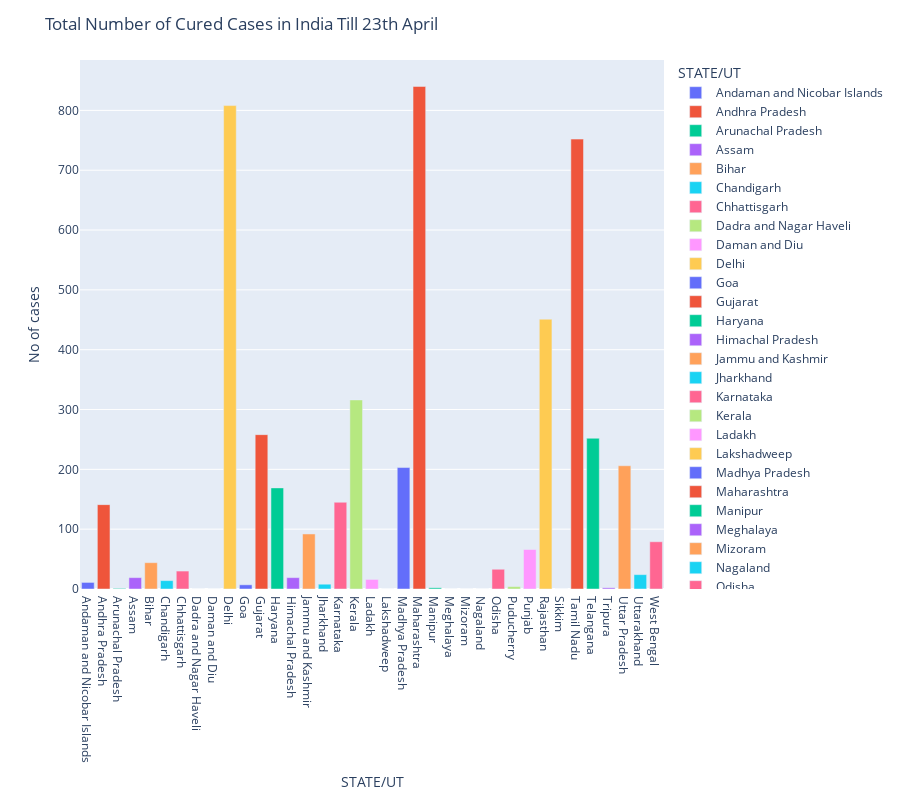

Notebook code cell kept with this figure:
### Code cell
cured_df = recover_df.loc[: , ["STATE/UT", "4/23/2020"]]
cured_df = cured_df[ :-1]
fig = px.bar(cured_df, x="STATE/UT", y="4/23/2020", color="STATE/UT", labels={'4/23/2020':'No of cases'}, height=800)
fig.update_layout(title='Total Number of Cured Cases in India Till 23th April')
fig.show()

### Figure 1 — Plotly figure (JSON) as saved in the notebook; plotly's stock layout.template omitted (floating-point values rounded to 4 significant figures)
{"data": [{"alignmentgroup": "True", "hovertemplate": "STATE/UT=%{x}<br>No of cases=%{y}<extra></extra>", "legendgroup": "Andaman and Nicobar Islands", "marker": {"color": "#636efa"}, "name": "Andaman and Nicobar Islands", "offsetgroup": "Andaman and Nicobar Islands", "orientation": "v", "showlegend": true, "textposition": "auto", "type": "bar", "x": ["Andaman and Nicobar Islands"], "xaxis": "x", "y": [11], "yaxis": "y"}, {"alignmentgroup": "True", "hovertemplate": "STATE/UT=%{x}<br>No of cases=%{y}<extra></extra>", "legendgroup": "Andhra Pradesh", "marker": {"color": "#EF553B"}, "name": "Andhra Pradesh", "offsetgroup": "Andhra Pradesh", "orientation": "v", "showlegend": true, "textposition": "auto", "type": "bar", "x": ["Andhra Pradesh"], "xaxis": "x", "y": [141], "yaxis": "y"}, {"alignmentgroup": "True", "hovertemplate": "STATE/UT=%{x}<br>No of cases=%{y}<extra></extra>", "legendgroup": "Arunachal Pradesh", "marker": {"color": "#00cc96"}, "name": "Arunachal Pradesh", "offsetgroup": "Arunachal Pradesh", "orientation": "v", "showlegend": true, "textposition": "auto", "type": "bar", "x": ["Arunachal Pradesh"], "xaxis": "x", "y": [1], "yaxis": "y"}, {"alignmentgroup": "True", "hovertemplate": "STATE/UT=%{x}<br>No of cases=%{y}<extra></extra>", "legendgroup": "Assam", "marker": {"color": "#ab63fa"}, "name": "Assam", "offsetgroup": "Assam", "orientation": "v", "showlegend": true, "textposition": "auto", "type": "bar", "x": ["Assam"], "xaxis": "x", "y": [19], "yaxis": "y"}, {"alignmentgroup": "True", "hovertemplate": "STATE/UT=%{x}<br>No of cases=%{y}<extra></extra>", "legendgroup": "Bihar", "marker": {"color": "#FFA15A"}, "name": "Bihar", "offsetgroup": "Bihar", "orientation": "v", "showlegend": true, "textposition": "auto", "type": "bar", "x": ["Bihar"], "xaxis": "x", "y": [44], "yaxis": "y"}, {"alignmentgroup": "True", "hovertemplate": "STATE/UT=%{x}<br>No of cases=%{y}<extra></extra>", "legendgroup": "Chandigarh", "marker": {"color": "#19d3f3"}, "name": "Chandigarh", "offsetgroup": "Chandigarh", "orientation": "v", "showlegend": true, "textposition": "auto", "type": "bar", "x": ["Chandigarh"], "xaxis": "x", "y": [14], "yaxis": "y"}, {"alignmentgroup": "True", "hovertemplate": "STATE/UT=%{x}<br>No of cases=%{y}<extra></extra>", "legendgroup": "Chhattisgarh", "marker": {"color": "#FF6692"}, "name": "Chhattisgarh", "offsetgroup": "Chhattisgarh", "orientation": "v", "showlegend": true, "textposition": "auto", "type": "bar", "x": ["Chhattisgarh"], "xaxis": "x", "y": [30], "yaxis": "y"}, {"alignmentgroup": "True", "hovertemplate": "STATE/UT=%{x}<br>No of cases=%{y}<extra></extra>", "legendgroup": "Dadra and Nagar Haveli", "marker": {"color": "#B6E880"}, "name": "Dadra and Nagar Haveli", "offsetgroup": "Dadra and Nagar Haveli", "orientation": "v", "showlegend": true, "textposition": "auto", "type": "bar", "x": ["Dadra and Nagar Haveli"], "xaxis": "x", "y": [0], "yaxis": "y"}, {"alignmentgroup": "True", "hovertemplate": "STATE/UT=%{x}<br>No of cases=%{y}<extra></extra>", "legendgroup": "Daman and Diu", "marker": {"color": "#FF97FF"}, "name": "Daman and Diu", "offsetgroup": "Daman and Diu", "orientation": "v", "showlegend": true, "textposition": "auto", "type": "bar", "x": ["Daman and Diu"], "xaxis": "x", "y": [0], "yaxis": "y"}, {"alignmentgroup": "True", "hovertemplate": "STATE/UT=%{x}<br>No of cases=%{y}<extra></extra>", "legendgroup": "Delhi", "marker": {"color": "#FECB52"}, "name": "Delhi", "offsetgroup": "Delhi", "orientation": "v", "showlegend": true, "textposition": "auto", "type": "bar", "x": ["Delhi"], "xaxis": "x", "y": [808], "yaxis": "y"}, {"alignmentgroup": "True", "hovertemplate": "STATE/UT=%{x}<br>No of cases=%{y}<extra></extra>", "legendgroup": "Goa", "marker": {"color": "#636efa"}, "name": "Goa", "offsetgroup": "Goa", "orientation": "v", "showlegend": true, "textposition": "auto", "type": "bar", "x": ["Goa"], "xaxis": "x", "y": [7], "yaxis": "y"}, {"alignmentgroup": "True", "hovertemplate": "STATE/UT=%{x}<br>No of cases=%{y}<extra></extra>", "legendgroup": "Gujarat", "marker": {"color": "#EF553B"}, "name": "Gujarat", "offsetgroup": "Gujarat", "orientation": "v", "showlegend": true, "textposition": "auto", "type": "bar", "x": ["Gujarat"], "xaxis": "x", "y": [258], "yaxis": "y"}, {"alignmentgroup": "True", "hovertemplate": "STATE/UT=%{x}<br>No of cases=%{y}<extra></extra>", "legendgroup": "Haryana", "marker": {"color": "#00cc96"}, "name": "Haryana", "offsetgroup": "Haryana", "orientation": "v", "showlegend": true, "textposition": "auto", "type": "bar", "x": ["Haryana"], "xaxis": "x", "y": [169], "yaxis": "y"}, {"alignmentgroup": "True", "hovertemplate": "STATE/UT=%{x}<br>No of cases=%{y}<extra></extra>", "legendgroup": "Himachal Pradesh", "marker": {"color": "#ab63fa"}, "name": "Himachal Pradesh", "offsetgroup": "Himachal Pradesh", "orientation": "v", "showlegend": true, "textposition": "auto", "type": "bar", "x": ["Himachal Pradesh"], "xaxis": "x", "y": [19], "yaxis": "y"}, {"alignmentgroup": "True", "hovertemplate": "STATE/UT=%{x}<br>No of cases=%{y}<extra></extra>", "legendgroup": "Jammu and Kashmir", "marker": {"color": "#FFA15A"}, "name": "Jammu and Kashmir", "offsetgroup": "Jammu and Kashmir", "orientation": "v", "showlegend": true, "textposition": "auto", "type": "bar", "x": ["Jammu and Kashmir"], "xaxis": "x", "y": [92], "yaxis": "y"}, {"alignmentgroup": "True", "hovertemplate": "STATE/UT=%{x}<br>No of cases=%{y}<extra></extra>", "legendgroup": "Jharkhand", "marker": {"color": "#19d3f3"}, "name": "Jharkhand", "offsetgroup": "Jharkhand", "orientation": "v", "showlegend": true, "textposition": "auto", "type": "bar", "x": ["Jharkhand"], "xaxis": "x", "y": [8], "yaxis": "y"}, {"alignmentgroup": "True", "hovertemplate": "STATE/UT=%{x}<br>No of cases=%{y}<extra></extra>", "legendgroup": "Karnataka", "marker": {"color": "#FF6692"}, "name": "Karnataka", "offsetgroup": "Karnataka", "orientation": "v", "showlegend": true, "textposition": "auto", "type": "bar", "x": ["Karnataka"], "xaxis": "x", "y": [145], "yaxis": "y"}, {"alignmentgroup": "True", "hovertemplate": "STATE/UT=%{x}<br>No of cases=%{y}<extra></extra>", "legendgroup": "Kerala", "marker": {"color": "#B6E880"}, "name": "Kerala", "offsetgroup": "Kerala", "orientation": "v", "showlegend": true, "textposition": "auto", "type": "bar", "x": ["Kerala"], "xaxis": "x", "y": [316], "yaxis": "y"}, {"alignmentgroup": "True", "hovertemplate": "STATE/UT=%{x}<br>No of cases=%{y}<extra></extra>", "legendgroup": "Ladakh", "marker": {"color": "#FF97FF"}, "name": "Ladakh", "offsetgroup": "Ladakh", "orientation": "v", "showlegend": true, "textposition": "auto", "type": "bar", "x": ["Ladakh"], "xaxis": "x", "y": [16], "yaxis": "y"}, {"alignmentgroup": "True", "hovertemplate": "STATE/UT=%{x}<br>No of cases=%{y}<extra></extra>", "legendgroup": "Lakshadweep", "marker": {"color": "#FECB52"}, "name": "Lakshadweep", "offsetgroup": "Lakshadweep", "orientation": "v", "showlegend": true, "textposition": "auto", "type": "bar", "x": ["Lakshadweep"], "xaxis": "x", "y": [0], "yaxis": "y"}, {"alignmentgroup": "True", "hovertemplate": "STATE/UT=%{x}<br>No of cases=%{y}<extra></extra>", "legendgroup": "Madhya Pradesh", "marker": {"color": "#636efa"}, "name": "Madhya Pradesh", "offsetgroup": "Madhya Pradesh", "orientation": "v", "showlegend": true, "textposition": "auto", "type": "bar", "x": ["Madhya Pradesh"], "xaxis": "x", "y": [203], "yaxis": "y"}, {"alignmentgroup": "True", "hovertemplate": "STATE/UT=%{x}<br>No of cases=%{y}<extra></extra>", "legendgroup": "Maharashtra", "marker": {"color": "#EF553B"}, "name": "Maharashtra", "offsetgroup": "Maharashtra", "orientation": "v", "showlegend": true, "textposition": "auto", "type": "bar", "x": ["Maharashtra"], "xaxis": "x", "y": [840], "yaxis": "y"}, {"alignmentgroup": "True", "hovertemplate": "STATE/UT=%{x}<br>No of cases=%{y}<extra></extra>", "legendgroup": "Manipur", "marker": {"color": "#00cc96"}, "name": "Manipur", "offsetgroup": "Manipur", "orientation": "v", "showlegend": true, "textposition": "auto", "type": "bar", "x": ["Manipur"], "xaxis": "x", "y": [2], "yaxis": "y"}, {"alignmentgroup": "True", "hovertemplate": "STATE/UT=%{x}<br>No of cases=%{y}<extra></extra>", "legendgroup": "Meghalaya", "marker": {"color": "#ab63fa"}, "name": "Meghalaya", "offsetgroup": "Meghalaya", "orientation": "v", "showlegend": true, "textposition": "auto", "type": "bar", "x": ["Meghalaya"], "xaxis": "x", "y": [0], "yaxis": "y"}, {"alignmentgroup": "True", "hovertemplate": "STATE/UT=%{x}<br>No of cases=%{y}<extra></extra>", "legendgroup": "Mizoram", "marker": {"color": "#FFA15A"}, "name": "Mizoram", "offsetgroup": "Mizoram", "orientation": "v", "showlegend": true, "textposition": "auto", "type": "bar", "x": ["Mizoram"], "xaxis": "x", "y": [0], "yaxis": "y"}, {"alignmentgroup": "True", "hovertemplate": "STATE/UT=%{x}<br>No of cases=%{y}<extra></extra>", "legendgroup": "Nagaland", "marker": {"color": "#19d3f3"}, "name": "Nagaland", "offsetgroup": "Nagaland", "orientation": "v", "showlegend": true, "textposition": "auto", "type": "bar", "x": ["Nagaland"], "xaxis": "x", "y": [0], "yaxis": "y"}, {"alignmentgroup": "True", "hovertemplate": "STATE/UT=%{x}<br>No of cases=%{y}<extra></extra>", "legendgroup": "Odisha", "marker": {"color": "#FF6692"}, "name": "Odisha", "offsetgroup": "Odisha", "orientation": "v", "showlegend": true, "textposition": "auto", "type": "bar", "x": ["Odisha"], "xaxis": "x", "y": [33], "yaxis": "y"}, {"alignmentgroup": "True", "hovertemplate": "STATE/UT=%{x}<br>No of cases=%{y}<extra></extra>", "legendgroup": "Puducherry", "marker": {"color": "#B6E880"}, "name": "Puducherry", "offsetgroup": "Puducherry", "orientation": "v", "showlegend": true, "textposition": "auto", "type": "bar", "x": ["Puducherry"], "xaxis": "x", "y": [4], "yaxis": "y"}, {"alignmentgroup": "True", "hovertemplate": "STATE/UT=%{x}<br>No of cases=%{y}<extra></extra>", "legendgroup": "Punjab", "marker": {"color": "#FF97FF"}, "name": "Punjab", "offsetgroup": "Punjab", "orientation": "v", "showlegend": true, "textposition": "auto", "type": "bar", "x": ["Punjab"], "xaxis": "x", "y": [66], "yaxis": "y"}, {"alignmentgroup": "True", "hovertemplate": "STATE/UT=%{x}<br>No of cases=%{y}<extra></extra>", "legendgroup": "Rajasthan", "marker": {"color": "#FECB52"}, "name": "Rajasthan", "offsetgroup": "Rajasthan", "orientation": "v", "showlegend": true, "textposition": "auto", "type": "bar", "x": ["Rajasthan"], "xaxis": "x", "y": [451], "yaxis": "y"}, {"alignmentgroup": "True", "hovertemplate": "STATE/UT=%{x}<br>No of cases=%{y}<extra></extra>", "legendgroup": "Sikkim", "marker": {"color": "#636efa"}, "name": "Sikkim", "offsetgroup": "Sikkim", "orientation": "v", "showlegend": true, "textposition": "auto", "type": "bar", "x": ["Sikkim"], "xaxis": "x", "y": [0], "yaxis": "y"}, {"alignmentgroup": "True", "hovertemplate": "STATE/UT=%{x}<br>No of cases=%{y}<extra></extra>", "legendgroup": "Tamil Nadu", "marker": {"color": "#EF553B"}, "name": "Tamil Nadu", "offsetgroup": "Tamil Nadu", "orientation": "v", "showlegend": true, "textposition": "auto", "type": "bar", "x": ["Tamil Nadu"], "xaxis": "x", "y": [752], "yaxis": "y"}, {"alignmentgroup": "True", "hovertemplate": "STATE/UT=%{x}<br>No of cases=%{y}<extra></extra>", "legendgroup": "Telangana", "marker": {"color": "#00cc96"}, "name": "Telangana", "offsetgroup": "Telangana", "orientation": "v", "showlegend": true, "textposition": "auto", "type": "bar", "x": ["Telangana"], "xaxis": "x", "y": [252], "yaxis": "y"}, {"alignmentgroup": "True", "hovertemplate": "STATE/UT=%{x}<br>No of cases=%{y}<extra></extra>", "legendgroup": "Tripura", "marker": {"color": "#ab63fa"}, "name": "Tripura", "offsetgroup": "Tripura", "orientation": "v", "showlegend": true, "textposition": "auto", "type": "bar", "x": ["Tripura"], "xaxis": "x", "y": [2], "yaxis": "y"}, {"alignmentgroup": "True", "hovertemplate": "STATE/UT=%{x}<br>No of cases=%{y}<extra></extra>", "legendgroup": "Uttar Pradesh", "marker": {"color": "#FFA15A"}, "name": "Uttar Pradesh", "offsetgroup": "Uttar Pradesh", "orientation": "v", "showlegend": true, "textposition": "auto", "type": "bar", "x": ["Uttar Pradesh"], "xaxis": "x", "y": [206], "yaxis": "y"}, {"alignmentgroup": "True", "hovertemplate": "STATE/UT=%{x}<br>No of cases=%{y}<extra></extra>", "legendgroup": "Uttarakhand", "marker": {"color": "#19d3f3"}, "name": "Uttarakhand", "offsetgroup": "Uttarakhand", "orientation": "v", "showlegend": true, "textposition": "auto", "type": "bar", "x": ["Uttarakhand"], "xaxis": "x", "y": [24], "yaxis": "y"}, {"alignmentgroup": "True", "hovertemplate": "STATE/UT=%{x}<br>No of cases=%{y}<extra></extra>", "legendgroup": "West Bengal", "marker": {"color": "#FF6692"}, "name": "West Bengal", "offsetgroup": "West Bengal", "orientation": "v", "showlegend": true, "textposition": "auto", "type": "bar", "x": ["West Bengal"], "xaxis": "x", "y": [79], "yaxis": "y"}], "layout": {"barmode": "relative", "height": 800, "legend": {"title": {"text": "STATE/UT"}, "tracegroupgap": 0}, "margin": {"t": 60}, "title": {"text": "Total Number of Cured Cases in India Till 23th April"}, "xaxis": {"anchor": "y", "categoryarray": ["Andaman and Nicobar Islands", "Andhra Pradesh", "Arunachal Pradesh", "Assam", "Bihar", "Chandigarh", "Chhattisgarh", "Dadra and Nagar Haveli", "Daman and Diu", "Delhi", "Goa", "Gujarat", "Haryana", "Himachal Pradesh", "Jammu and Kashmir", "Jharkhand", "Karnataka", "Kerala", "Ladakh", "Lakshadweep", "Madhya Pradesh", "Maharashtra", "Manipur", "Meghalaya", "Mizoram", "Nagaland", "Odisha", "Puducherry", "Punjab", "Rajasthan", "Sikkim", "Tamil Nadu", "Telangana", "Tripura", "Uttar Pradesh", "Uttarakhand", "West Bengal"], "categoryorder": "array", "domain": [0, 1], "title": {"text": "STATE/UT"}}, "yaxis": {"anchor": "x", "domain": [0, 1], "title": {"text": "No of cases"}}}}
